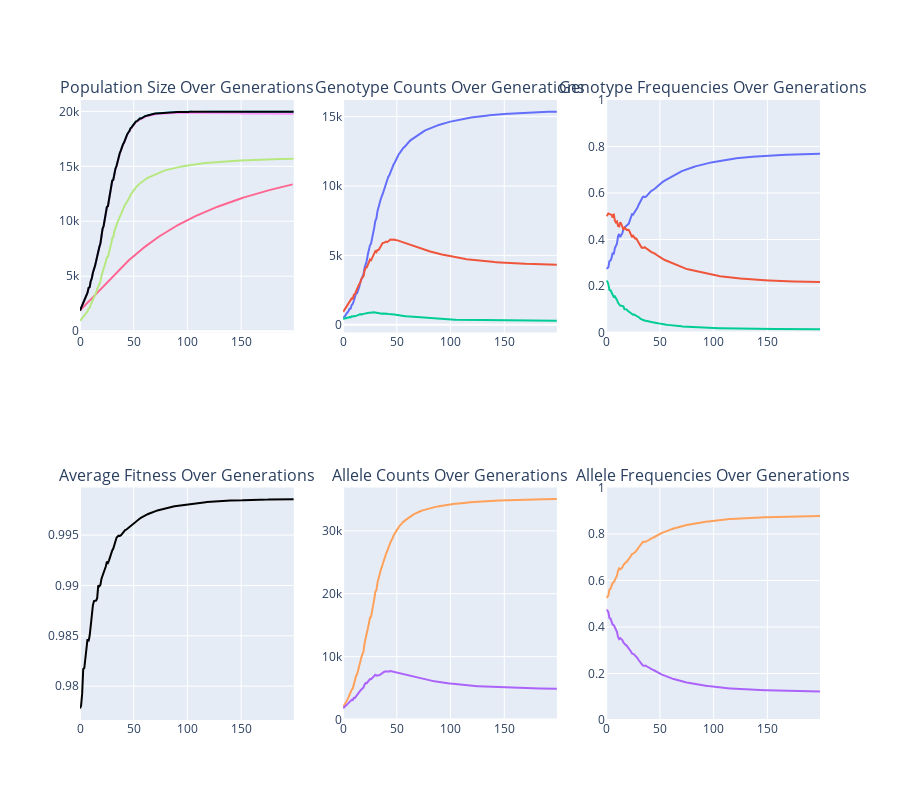

Notebook cell for this chart:
### Code cell
# 1 locus, 2 alleles (HW equilibrium)

generations=200
growth_rate=0.1
max_drift=0.1
mutation_rate=0.01
carrying_capacity = 20000
bottleneck_yr=None
bottleneck_pop=None
covariance=0

genotype_data = {
    (('A1', 'A1'),) : {'Nm': 250, 'Nf': 250, 'fitness': 1.0},
    (('A1', 'A2'),) : {'Nm': 500, 'Nf': 500, 'fitness': 1.0},
    (('A2', 'A2'),) : {'Nm': 250, 'Nf': 250, 'fitness': 0.9},
}


pop_gen(
    generations,
    genotype_data,
    growth_rate,
    carrying_capacity,
    max_drift,
    mutation_rate,
    bottleneck_yr,
    bottleneck_pop,
    covariance,
)

### Figure 1 — Plotly figure (JSON) as saved in the notebook; plotly's stock layout.template omitted (floating-point values rounded to 4 significant figures; data arrays with more than 128 entries replaced by an {"elided": "..."} marker saying what was removed)
{"data": [{"hoverinfo": "text", "line": {"color": "#19D3F3"}, "mode": "lines", "name": "Ne (Sex Ratios)", "showlegend": false, "text": {"elided": "200 str values"}, "type": "scatter", "x": {"elided": "200 int values"}, "xaxis": "x", "y": {"elided": "200 float values"}, "yaxis": "y"}, {"hoverinfo": "text", "line": {"color": "#FF6692"}, "mode": "lines", "name": "Ne (Size Variation)", "showlegend": false, "text": {"elided": "199 str values"}, "type": "scatter", "x": {"elided": "199 int values"}, "xaxis": "x", "y": {"elided": "199 float values"}, "yaxis": "y"}, {"hoverinfo": "text", "line": {"color": "#B6E880"}, "mode": "lines", "name": "Ne (Allele Variation)", "showlegend": false, "text": {"elided": "200 str values"}, "type": "scatter", "x": {"elided": "200 int values"}, "xaxis": "x", "y": {"elided": "200 float values"}, "yaxis": "y"}, {"hoverinfo": "text", "line": {"color": "#FF97FF"}, "mode": "lines", "name": "Ne (Inbreeding)", "showlegend": false, "text": {"elided": "200 str values"}, "type": "scatter", "x": {"elided": "200 int values"}, "xaxis": "x", "y": {"elided": "200 float values"}, "yaxis": "y"}, {"hoverinfo": "text", "line": {"color": "black"}, "mode": "lines", "name": "N", "showlegend": false, "text": {"elided": "200 str values"}, "type": "scatter", "x": {"elided": "200 int values"}, "xaxis": "x", "y": {"elided": "200 int values"}, "yaxis": "y"}, {"hoverinfo": "text", "line": {"color": "#636EFA"}, "mode": "lines", "name": "A1A1", "showlegend": false, "text": {"elided": "200 str values"}, "type": "scatter", "x": {"elided": "200 int values"}, "xaxis": "x2", "y": {"elided": "200 int values"}, "yaxis": "y2"}, {"hoverinfo": "text", "line": {"color": "#EF553B"}, "mode": "lines", "name": "A1A2", "showlegend": false, "text": {"elided": "200 str values"}, "type": "scatter", "x": {"elided": "200 int values"}, "xaxis": "x2", "y": {"elided": "200 int values"}, "yaxis": "y2"}, {"hoverinfo": "text", "line": {"color": "#00CC96"}, "mode": "lines", "name": "A2A2", "showlegend": false, "text": {"elided": "200 str values"}, "type": "scatter", "x": {"elided": "200 int values"}, "xaxis": "x2", "y": {"elided": "200 int values"}, "yaxis": "y2"}, {"hoverinfo": "text", "line": {"color": "#636EFA"}, "mode": "lines", "name": "A1A1", "showlegend": false, "text": {"elided": "200 str values"}, "type": "scatter", "x": {"elided": "200 int values"}, "xaxis": "x3", "y": {"elided": "200 float values"}, "yaxis": "y3"}, {"hoverinfo": "text", "line": {"color": "#EF553B"}, "mode": "lines", "name": "A1A2", "showlegend": false, "text": {"elided": "200 str values"}, "type": "scatter", "x": {"elided": "200 int values"}, "xaxis": "x3", "y": {"elided": "200 float values"}, "yaxis": "y3"}, {"hoverinfo": "text", "line": {"color": "#00CC96"}, "mode": "lines", "name": "A2A2", "showlegend": false, "text": {"elided": "200 str values"}, "type": "scatter", "x": {"elided": "200 int values"}, "xaxis": "x3", "y": {"elided": "200 float values"}, "yaxis": "y3"}, {"hoverinfo": "text", "line": {"color": "black"}, "mode": "lines", "name": "Average Fitness", "showlegend": false, "text": {"elided": "200 str values"}, "type": "scatter", "x": {"elided": "200 int values"}, "xaxis": "x4", "y": {"elided": "200 float values"}, "yaxis": "y4"}, {"hoverinfo": "text", "line": {"color": "#FFA15A"}, "mode": "lines", "name": "A1", "showlegend": false, "text": {"elided": "200 str values"}, "type": "scatter", "x": {"elided": "200 int values"}, "xaxis": "x5", "y": {"elided": "200 int values"}, "yaxis": "y5"}, {"hoverinfo": "text", "line": {"color": "#AB63FA"}, "mode": "lines", "name": "A2", "showlegend": false, "text": {"elided": "200 str values"}, "type": "scatter", "x": {"elided": "200 int values"}, "xaxis": "x5", "y": {"elided": "200 int values"}, "yaxis": "y5"}, {"hoverinfo": "text", "line": {"color": "#FFA15A"}, "mode": "lines", "name": "A1", "showlegend": false, "text": {"elided": "200 str values"}, "type": "scatter", "x": {"elided": "200 int values"}, "xaxis": "x6", "y": {"elided": "200 float values"}, "yaxis": "y6"}, {"hoverinfo": "text", "line": {"color": "#AB63FA"}, "mode": "lines", "name": "A2", "showlegend": false, "text": {"elided": "200 str values"}, "type": "scatter", "x": {"elided": "200 int values"}, "xaxis": "x6", "y": {"elided": "200 float values"}, "yaxis": "y6"}], "layout": {"annotations": [{"font": {"size": 16}, "showarrow": false, "text": "Population Size Over Generations", "x": 0.1444, "xanchor": "center", "xref": "paper", "y": 1, "yanchor": "bottom", "yref": "paper"}, {"font": {"size": 16}, "showarrow": false, "text": "Genotype Counts Over Generations", "x": 0.5, "xanchor": "center", "xref": "paper", "y": 1, "yanchor": "bottom", "yref": "paper"}, {"font": {"size": 16}, "showarrow": false, "text": "Genotype Frequencies Over Generations", "x": 0.8556, "xanchor": "center", "xref": "paper", "y": 1, "yanchor": "bottom", "yref": "paper"}, {"font": {"size": 16}, "showarrow": false, "text": "Average Fitness Over Generations", "x": 0.1444, "xanchor": "center", "xref": "paper", "y": 0.375, "yanchor": "bottom", "yref": "paper"}, {"font": {"size": 16}, "showarrow": false, "text": "Allele Counts Over Generations", "x": 0.5, "xanchor": "center", "xref": "paper", "y": 0.375, "yanchor": "bottom", "yref": "paper"}, {"font": {"size": 16}, "showarrow": false, "text": "Allele Frequencies Over Generations", "x": 0.8556, "xanchor": "center", "xref": "paper", "y": 0.375, "yanchor": "bottom", "yref": "paper"}], "height": 800, "hovermode": "closest", "xaxis": {"anchor": "y", "domain": [0, 0.2889]}, "xaxis2": {"anchor": "y2", "domain": [0.3556, 0.6444]}, "xaxis3": {"anchor": "y3", "domain": [0.7111, 1]}, "xaxis4": {"anchor": "y4", "domain": [0, 0.2889]}, "xaxis5": {"anchor": "y5", "domain": [0.3556, 0.6444]}, "xaxis6": {"anchor": "y6", "domain": [0.7111, 1]}, "yaxis": {"anchor": "x", "domain": [0.625, 1]}, "yaxis2": {"anchor": "x2", "domain": [0.625, 1]}, "yaxis3": {"anchor": "x3", "domain": [0.625, 1], "range": [0, 1]}, "yaxis4": {"anchor": "x4", "domain": [0, 0.375]}, "yaxis5": {"anchor": "x5", "domain": [0, 0.375]}, "yaxis6": {"anchor": "x6", "domain": [0, 0.375], "range": [0, 1]}}}
